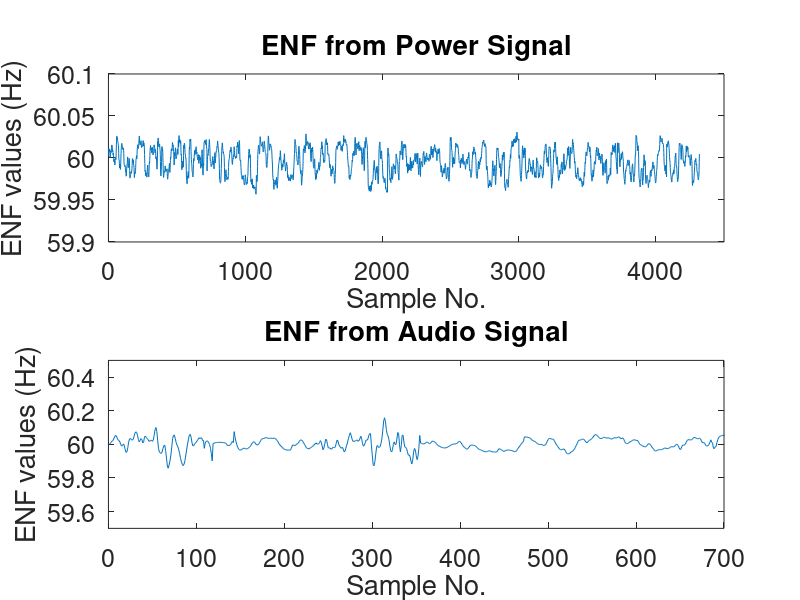
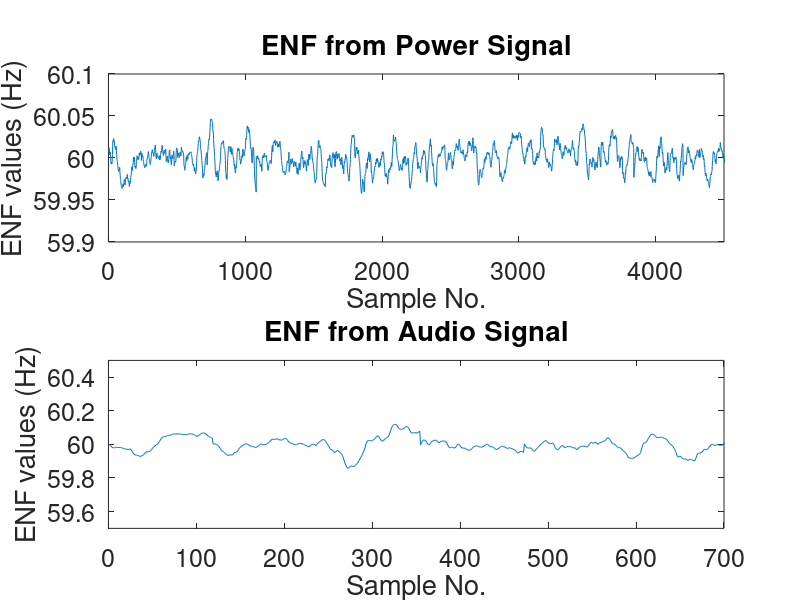
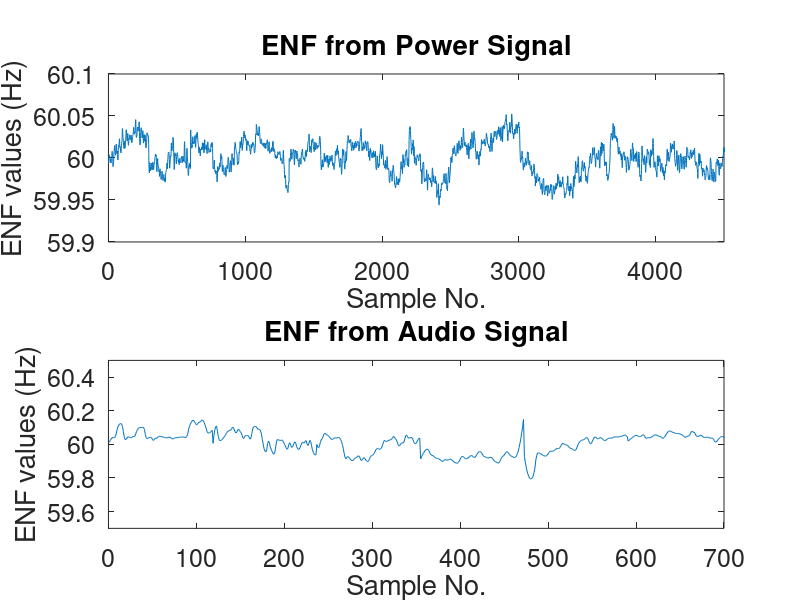

Source code (MATLAB) for these figures, in order:
clear all;
close all;
load('database_LF_HF.mat');
for j=1:3
d = database_LF_HF60(j);
disp(d.name);
p = d.power;
a = d.audio;
enfp=[];
for i=1:length(p)
    enfp = [enfp (p(i).LF + p(i).HF)'];
end

enfa=[];
for i=1:length(a)
    enfa = [enfa (a(i).LF + a(i).HF)'];
end
figure(j);
subplot(211)
plot(enfp)
xlim([0 4500])
ylim([59.9 60.1])
ylabel('ENF values (Hz)')
xlabel('Sample No.')
title('ENF from Power Signal')
set(gca,'fontsize',18)
subplot(212)
plot(enfa)
xlim([0 700])
ylim([59.5 60.5])
ylabel('ENF values (Hz)')
xlabel('Sample No.')
title('ENF from Audio Signal')
set(gca,'fontsize',18)
end